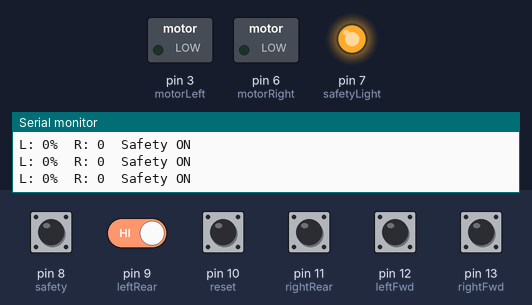
The sketch below on a simulated Arduino Uno, built with avr-gcc and run on an emulated ATmega328P. On the bench: switched loads named in the sketch (green lamp = pin HIGH), output pins drawn as LEDs (lit = HIGH), the last lines printed to the serial monitor. Inputs (shaded band) come from the test bench; at power-on: pin 8 (safety), pin 9 (leftRear), pin 10 (reset), pin 11 (rightRear), pin 12 (leftFwd) HIGH, pin 13 (rightFwd) LOW.

Above: at 1.8 s.
1.9 s: pin 8 (safety) pulled LOW for 1 s
At 2.4 s:
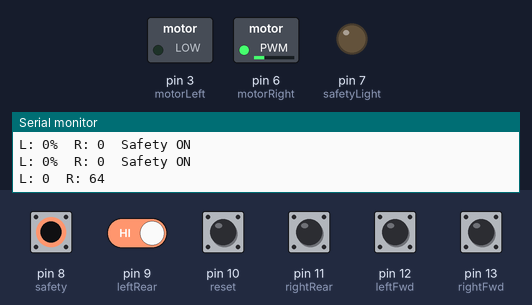
4.5 s: pin 8 (safety) driven LOW and pin 9 (leftRear) driven LOW
At 6.9 s:
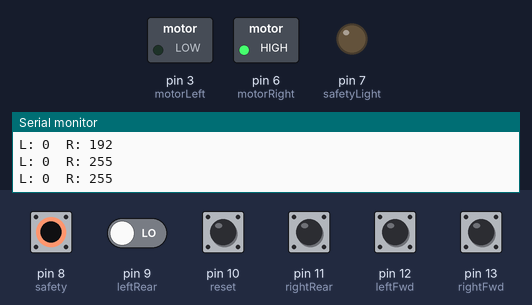
7.5 s: pin 10 (reset) pulled LOW for 0.6 s
At 8.1 s:
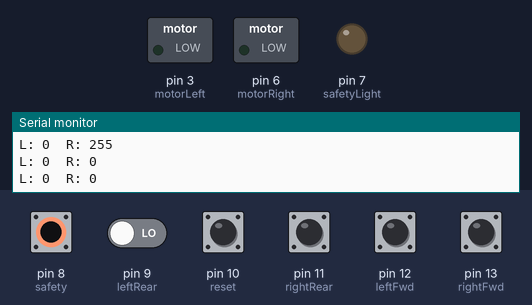
10.0 s: pin 11 (rightRear) pulled LOW for 0.6 s
At 10.8 s:
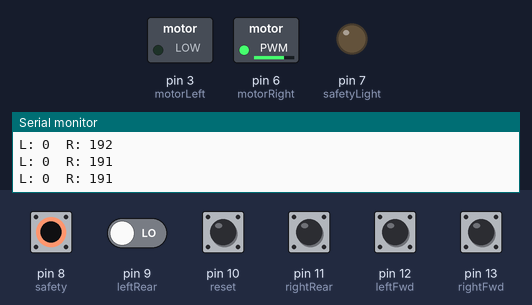
12.5 s: pin 8 (safety) driven HIGH
At 13.2 s:
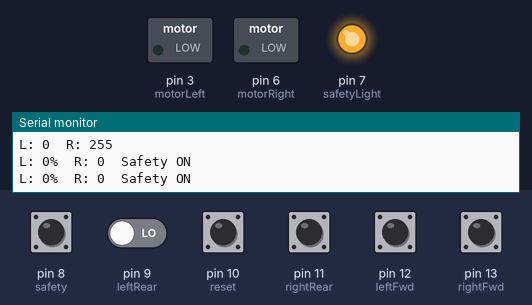
14.0 s: pin 8 (safety) driven LOW
At 14.8 s:
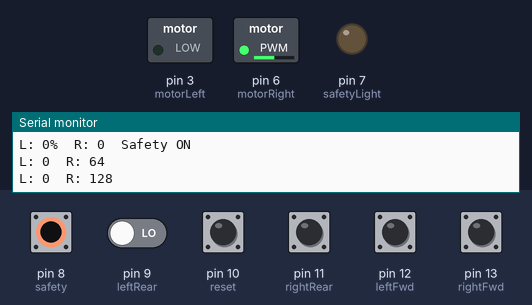
Timing chart, 0 to 17.0 s (numbered marks = the images above; inputs shaded):
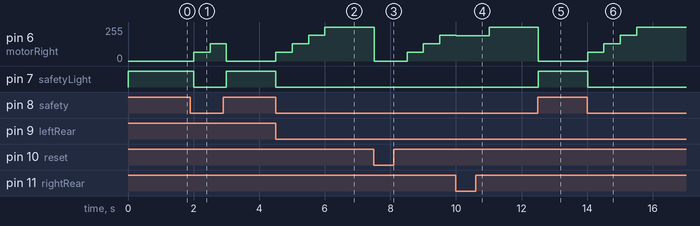

The sketch:

ControllerTest.ino
```cpp
/*
Basic test for robot car. Input with 4 motors, only controlling left and right side 0-100% power via PWM. On/off switch as a parking brake holding 0, button to reset to 0 (but doesn't hold).
Inputs: Left wheels power up, left wheels power down, right wheels power up, right wheels power down, set to 0, safety switch
*/

//Pin OUTPUTS
int motorLeft = 3; //Must be a PWM Pins:3, 5, 6, 9, 10, 11
int motorRight = 6; //Must be a PWM Pins:3, 5, 6, 9, 10, 11
int safetyLight = 7; //13 supposed to be board LED

//Pin INPUTS
int leftFwd = 12;
int leftRear = 9;
int rightFwd = 13;
int rightRear = 11;
int reset = 10;
int safety = 8;

//initalize variables
const int inc = 64; //25 is 10%, 64 is 25%
const int wait = 500;
const int powerMax = 255;
const int powerMin = 0;
int powerRight = 0;
int powerLeft = 0;

void setup() {
    Serial.begin(9600);

    //inputs
    pinMode(leftFwd, INPUT_PULLUP);
    pinMode(leftRear, INPUT_PULLUP);
    pinMode(rightFwd, INPUT_PULLUP);
    pinMode(rightRear, INPUT_PULLUP);
    pinMode(reset, INPUT_PULLUP);
    pinMode(safety, INPUT_PULLUP);

    //outputs
    pinMode(motorLeft, OUTPUT);
    pinMode(motorRight, OUTPUT);
    pinMode(safetyLight, OUTPUT);
}

void loop() {

    //while safety is in OFF position
    while (digitalRead(safety) == LOW)
    {
      //turn off light by safety
      digitalWrite(safetyLight, LOW);
      digitalWrite(LED_BUILTIN, LOW);

      //Check buttons using IFs in order up, down, reset.
      if (digitalRead(leftFwd) == LOW)
      {
        powerLeft += inc;
        if (powerLeft > powerMax)
        {
          powerLeft = powerMax;
        }
      }

      if (digitalRead(rightFwd) == LOW)
      {
        powerRight += inc;
        if (powerRight > powerMax)
        {
          powerRight = powerMax;
        }
      }

      if (digitalRead(leftRear) == LOW)
      {
        powerLeft -= inc;
        if (powerLeft < powerMin)
        {
          powerLeft = powerMin;
        }
      }

      if (digitalRead(rightRear) == LOW)
      {
        powerRight -= inc;
        if (powerRight < powerMin)
        {
          powerRight = powerMin;
        }
      }

      if (digitalRead(reset) == LOW)
      {
        powerLeft = 0;
        powerRight = 0;

      }

      //buttons analyzed, write PWM (analog) signal
      analogWrite(motorLeft, powerLeft);
      analogWrite(motorRight, powerRight);

      //serial debug
      Serial.println("L: " + String(powerLeft) + "\tR: " + String(powerRight));

      //Debounces and prevents multiple inputs by user.
      delay(wait);
    }

  //Safety is in ON position, zero out power
  powerLeft = 0;
  powerRight = 0;
  analogWrite(motorLeft, powerLeft);
  analogWrite(motorRight, powerRight);

  //Turn safety light on
  digitalWrite(safetyLight, HIGH);
  digitalWrite(LED_BUILTIN, HIGH);

  //serial debug
  Serial.println("L: " + String(powerLeft) + "%\tR: " + String(powerRight) + "\tSafety ON");

  //Debounces and prevents multiple inputs by user.
  delay(wait);
}
```

Measured:
- after the input at 1.9 s, pin 6 (motorRight): 0/255 → 64/255 after 0.10 s, → 128/255 0.50 s later, → 0/255 0.50 s later; pin 7 (safetyLight): HIGH → LOW after 0.10 s, → HIGH 1.0 s later
- after the input at 4.5 s, pin 6 (motorRight): 0/255 → 64/255 at once, → 128/255 0.50 s later, → 192/255 0.50 s later, → 255/255 0.50 s later; pin 7 (safetyLight): HIGH → LOW at once
- after the input at 7.5 s, pin 6 (motorRight): 255/255 → 0/255 at once, → 64/255 1.0 s later, → 128/255 0.50 s later, → 192/255 0.50 s later
- after the input at 10.0 s, pin 6 (motorRight): 192/255 → 191/255 at once, → 255/255 1.0 s later
- after the input at 12.5 s, pin 6 (motorRight): 255/255 → 0/255 at once; pin 7 (safetyLight): LOW → HIGH at once
- after the input at 14.0 s, pin 6 (motorRight): 0/255 → 64/255 at once, → 128/255 0.50 s later, → 192/255 0.50 s later, → 255/255 0.50 s later; pin 7 (safetyLight): HIGH → LOW at once
